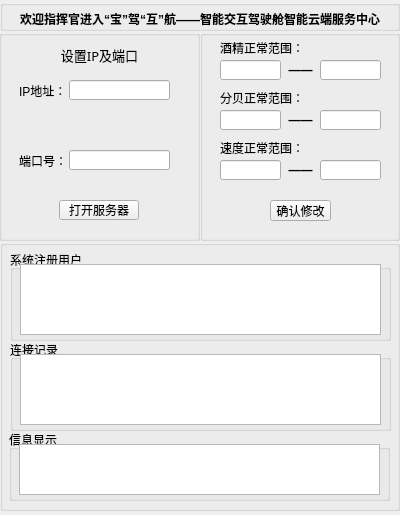
<?xml version="1.0" encoding="UTF-8"?>
<ui version="4.0">
 <class>sjframe</class>
 <widget class="QWidget" name="sjframe">
  <property name="geometry">
   <rect>
    <x>0</x>
    <y>0</y>
    <width>400</width>
    <height>515</height>
   </rect>
  </property>
  <property name="minimumSize">
   <size>
    <width>400</width>
    <height>515</height>
   </size>
  </property>
  <property name="maximumSize">
   <size>
    <width>16777215</width>
    <height>16777215</height>
   </size>
  </property>
  <property name="windowTitle">
   <string>智能云端服务中心|“宝”驾“互”航——智能交互驾驶舱</string>
  </property>
  <widget class="QGroupBox" name="groupBox">
   <property name="geometry">
    <rect>
     <x>0</x>
     <y>0</y>
     <width>400</width>
     <height>31</height>
    </rect>
   </property>
   <property name="title">
    <string/>
   </property>
   <widget class="QLabel" name="label">
    <property name="geometry">
     <rect>
      <x>0</x>
      <y>9</y>
      <width>400</width>
      <height>21</height>
     </rect>
    </property>
    <property name="text">
     <string>&lt;html&gt;&lt;head/&gt;&lt;body&gt;&lt;p align=&quot;center&quot;&gt;&lt;span style=&quot; font-weight:600;&quot;&gt;欢迎指挥官进入“宝”驾“互”航——智能交互驾驶舱智能云端服务中心&lt;/span&gt;&lt;/p&gt;&lt;/body&gt;&lt;/html&gt;</string>
    </property>
   </widget>
  </widget>
  <widget class="QGroupBox" name="groupBox_2">
   <property name="geometry">
    <rect>
     <x>-1</x>
     <y>30</y>
     <width>201</width>
     <height>211</height>
    </rect>
   </property>
   <property name="title">
    <string/>
   </property>
   <widget class="QLineEdit" name="portline">
    <property name="geometry">
     <rect>
      <x>70</x>
      <y>120</y>
      <width>101</width>
      <height>20</height>
     </rect>
    </property>
   </widget>
   <widget class="QLabel" name="label_2">
    <property name="geometry">
     <rect>
      <x>20</x>
      <y>50</y>
      <width>51</width>
      <height>21</height>
     </rect>
    </property>
    <property name="text">
     <string>IP地址：</string>
    </property>
   </widget>
   <widget class="QLineEdit" name="ipline">
    <property name="geometry">
     <rect>
      <x>70</x>
      <y>50</y>
      <width>101</width>
      <height>20</height>
     </rect>
    </property>
   </widget>
   <widget class="QLabel" name="label_4">
    <property name="geometry">
     <rect>
      <x>20</x>
      <y>120</y>
      <width>51</width>
      <height>21</height>
     </rect>
    </property>
    <property name="text">
     <string>端口号：</string>
    </property>
   </widget>
   <widget class="QPushButton" name="pushButton">
    <property name="geometry">
     <rect>
      <x>60</x>
      <y>170</y>
      <width>80</width>
      <height>20</height>
     </rect>
    </property>
    <property name="text">
     <string>打开服务器</string>
    </property>
   </widget>
   <widget class="QLabel" name="label_3">
    <property name="geometry">
     <rect>
      <x>0</x>
      <y>10</y>
      <width>201</width>
      <height>31</height>
     </rect>
    </property>
    <property name="font">
     <font>
      <family>微软雅黑 Light</family>
      <pointsize>10</pointsize>
     </font>
    </property>
    <property name="text">
     <string>&lt;html&gt;&lt;head/&gt;&lt;body&gt;&lt;p align=&quot;center&quot;&gt;设置IP及端口&lt;/p&gt;&lt;/body&gt;&lt;/html&gt;</string>
    </property>
   </widget>
  </widget>
  <widget class="QGroupBox" name="groupBox_3">
   <property name="geometry">
    <rect>
     <x>200</x>
     <y>30</y>
     <width>200</width>
     <height>211</height>
    </rect>
   </property>
   <property name="title">
    <string/>
   </property>
   <widget class="QLineEdit" name="minjj">
    <property name="geometry">
     <rect>
      <x>20</x>
      <y>30</y>
      <width>61</width>
      <height>20</height>
     </rect>
    </property>
   </widget>
   <widget class="QLabel" name="label_6">
    <property name="geometry">
     <rect>
      <x>80</x>
      <y>30</y>
      <width>41</width>
      <height>20</height>
     </rect>
    </property>
    <property name="text">
     <string>&lt;html&gt;&lt;head/&gt;&lt;body&gt;&lt;p align=&quot;center&quot;&gt;&lt;span style=&quot; font-weight:600;&quot;&gt;——&lt;/span&gt;&lt;/p&gt;&lt;/body&gt;&lt;/html&gt;</string>
    </property>
   </widget>
   <widget class="QLabel" name="label_7">
    <property name="geometry">
     <rect>
      <x>20</x>
      <y>10</y>
      <width>81</width>
      <height>16</height>
     </rect>
    </property>
    <property name="text">
     <string>酒精正常范围：</string>
    </property>
   </widget>
   <widget class="QLineEdit" name="maxjj">
    <property name="geometry">
     <rect>
      <x>120</x>
      <y>30</y>
      <width>61</width>
      <height>20</height>
     </rect>
    </property>
   </widget>
   <widget class="QLineEdit" name="minfb">
    <property name="geometry">
     <rect>
      <x>20</x>
      <y>80</y>
      <width>61</width>
      <height>20</height>
     </rect>
    </property>
   </widget>
   <widget class="QLabel" name="label_8">
    <property name="geometry">
     <rect>
      <x>80</x>
      <y>80</y>
      <width>41</width>
      <height>20</height>
     </rect>
    </property>
    <property name="text">
     <string>&lt;html&gt;&lt;head/&gt;&lt;body&gt;&lt;p align=&quot;center&quot;&gt;&lt;span style=&quot; font-weight:600;&quot;&gt;——&lt;/span&gt;&lt;/p&gt;&lt;/body&gt;&lt;/html&gt;</string>
    </property>
   </widget>
   <widget class="QLabel" name="label_9">
    <property name="geometry">
     <rect>
      <x>20</x>
      <y>60</y>
      <width>81</width>
      <height>16</height>
     </rect>
    </property>
    <property name="text">
     <string>分贝正常范围：</string>
    </property>
   </widget>
   <widget class="QLineEdit" name="maxfb">
    <property name="geometry">
     <rect>
      <x>120</x>
      <y>80</y>
      <width>61</width>
      <height>20</height>
     </rect>
    </property>
   </widget>
   <widget class="QLineEdit" name="minv">
    <property name="geometry">
     <rect>
      <x>20</x>
      <y>130</y>
      <width>61</width>
      <height>20</height>
     </rect>
    </property>
   </widget>
   <widget class="QLabel" name="label_10">
    <property name="geometry">
     <rect>
      <x>80</x>
      <y>130</y>
      <width>41</width>
      <height>20</height>
     </rect>
    </property>
    <property name="text">
     <string>&lt;html&gt;&lt;head/&gt;&lt;body&gt;&lt;p align=&quot;center&quot;&gt;&lt;span style=&quot; font-weight:600;&quot;&gt;——&lt;/span&gt;&lt;/p&gt;&lt;/body&gt;&lt;/html&gt;</string>
    </property>
   </widget>
   <widget class="QLabel" name="label_11">
    <property name="geometry">
     <rect>
      <x>20</x>
      <y>110</y>
      <width>81</width>
      <height>16</height>
     </rect>
    </property>
    <property name="text">
     <string>速度正常范围：</string>
    </property>
   </widget>
   <widget class="QLineEdit" name="maxv">
    <property name="geometry">
     <rect>
      <x>120</x>
      <y>130</y>
      <width>61</width>
      <height>20</height>
     </rect>
    </property>
   </widget>
   <widget class="QPushButton" name="pushButton_2">
    <property name="geometry">
     <rect>
      <x>70</x>
      <y>170</y>
      <width>61</width>
      <height>21</height>
     </rect>
    </property>
    <property name="text">
     <string>确认修改</string>
    </property>
   </widget>
  </widget>
  <widget class="QGroupBox" name="groupBox_4">
   <property name="geometry">
    <rect>
     <x>0</x>
     <y>240</y>
     <width>400</width>
     <height>271</height>
    </rect>
   </property>
   <property name="maximumSize">
    <size>
     <width>16777215</width>
     <height>16777215</height>
    </size>
   </property>
   <property name="title">
    <string/>
   </property>
   <widget class="QGroupBox" name="groupBox_5">
    <property name="geometry">
     <rect>
      <x>9</x>
      <y>190</y>
      <width>381</width>
      <height>71</height>
     </rect>
    </property>
    <property name="title">
     <string>信息显示</string>
    </property>
    <widget class="QTextEdit" name="textEdit">
     <property name="geometry">
      <rect>
       <x>10</x>
       <y>14</y>
       <width>361</width>
       <height>51</height>
      </rect>
     </property>
     <property name="minimumSize">
      <size>
       <width>0</width>
       <height>0</height>
      </size>
     </property>
    </widget>
   </widget>
   <widget class="QGroupBox" name="groupBox_6">
    <property name="geometry">
     <rect>
      <x>10</x>
      <y>100</y>
      <width>381</width>
      <height>91</height>
     </rect>
    </property>
    <property name="title">
     <string>连接记录</string>
    </property>
    <widget class="QTableWidget" name="tableWidget">
     <property name="geometry">
      <rect>
       <x>10</x>
       <y>14</y>
       <width>361</width>
       <height>71</height>
      </rect>
     </property>
     <property name="font">
      <font>
       <family>微软雅黑 Light</family>
       <pointsize>6</pointsize>
      </font>
     </property>
    </widget>
   </widget>
   <widget class="QGroupBox" name="groupBox_7">
    <property name="geometry">
     <rect>
      <x>10</x>
      <y>10</y>
      <width>381</width>
      <height>91</height>
     </rect>
    </property>
    <property name="title">
     <string>系统注册用户</string>
    </property>
    <widget class="QTableWidget" name="usertable">
     <property name="geometry">
      <rect>
       <x>10</x>
       <y>14</y>
       <width>361</width>
       <height>71</height>
      </rect>
     </property>
     <property name="font">
      <font>
       <family>微软雅黑 Light</family>
       <pointsize>6</pointsize>
      </font>
     </property>
    </widget>
   </widget>
  </widget>
 </widget>
 <resources/>
 <connections/>
</ui>
